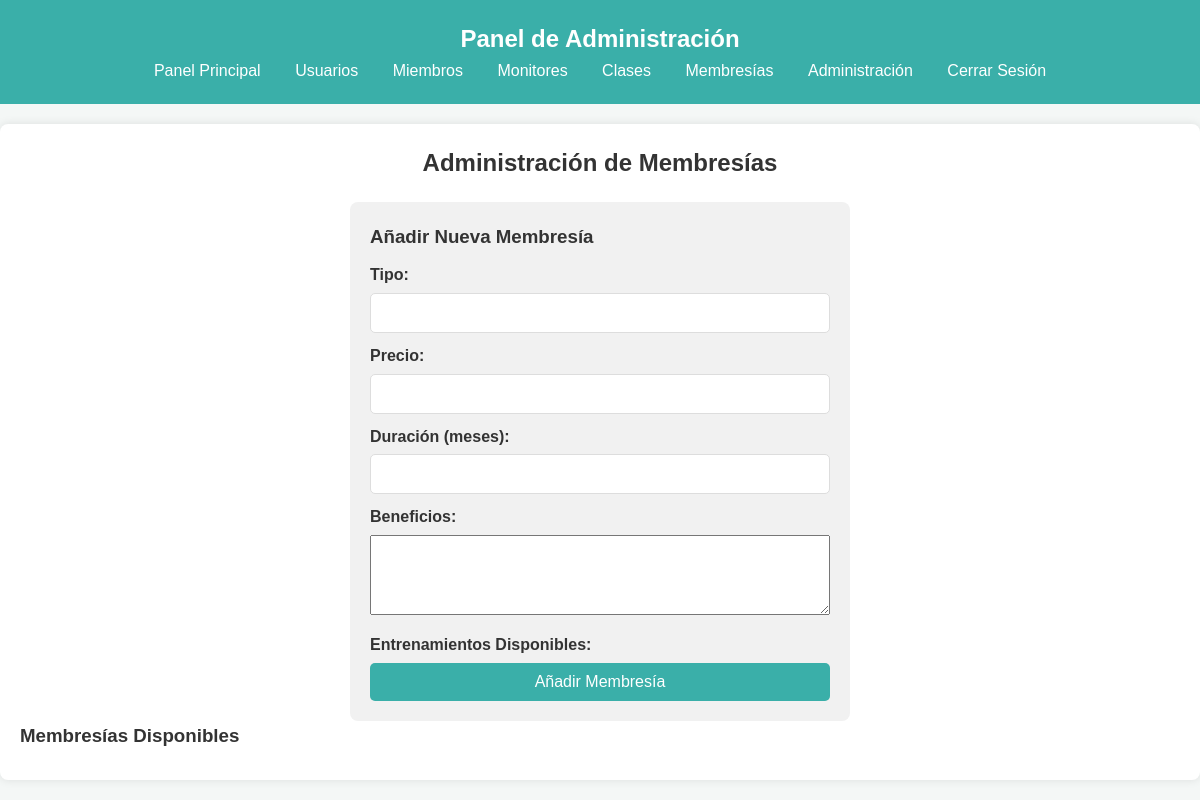
/src/crear_membresia.php (signed in), run on an earlier commit of the app's database.
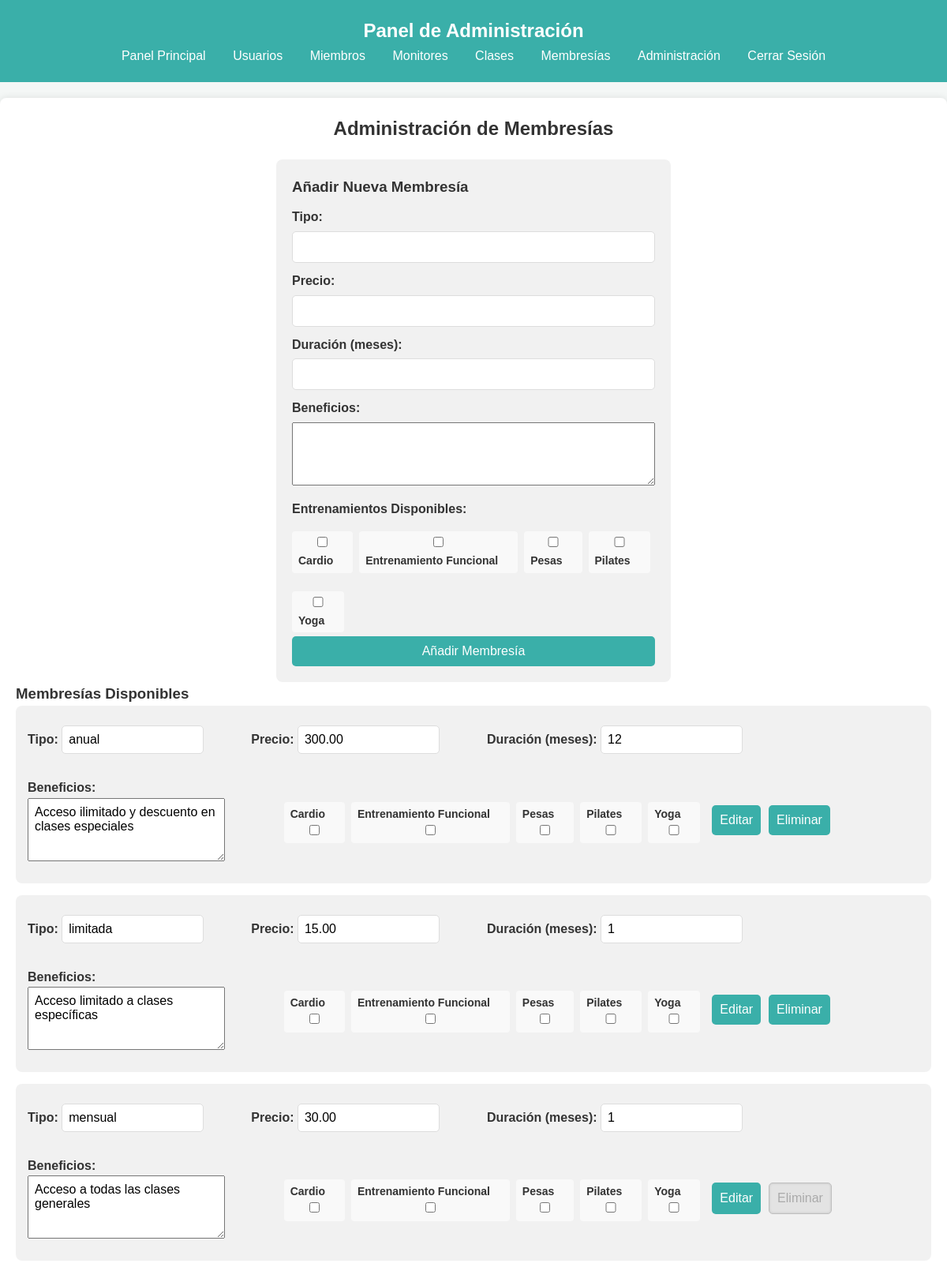
And on a later commit of the database.
### tables this page shows
CREATE TABLE IF NOT EXISTS especialidad (
    id_especialidad INT AUTO_INCREMENT PRIMARY KEY,
    nombre VARCHAR(50) UNIQUE
);

CREATE TABLE IF NOT EXISTS membresia (
    id_membresia INT AUTO_INCREMENT PRIMARY KEY,
    tipo VARCHAR(50) UNIQUE,
    precio DECIMAL(10, 2),
    duracion INT COMMENT 'Duración en meses',
    beneficios TEXT
);

### src/Includes/member_functions.php (called while the page is built, shortened)
<?php
function obtenerEntrenamientos($conn)
{
    $sql = "SELECT id_especialidad, nombre FROM especialidad";
    $result = $conn->query($sql);
    $entrenamientos = [];
    while ($row = $result->fetch_assoc()) {
        $entrenamientos[] = $row;
    }
    return $entrenamientos;
}

### src/crear_membresia.php (the view, shortened to what this page needs)
<?php
require_once('includes/admin_functions.php');
require_once('includes/member_functions.php');
$conn = obtenerConexion();
$membresias = [];
$result = $conn->query("SELECT * FROM membresia ORDER BY tipo ASC");
if ($result) {
    while ($row = $result->fetch_assoc()) {
        $row['entrenamientos'] = [];
        $membresias[] = $row;
    }
}
$entrenamientos = obtenerEntrenamientos($conn);
include 'includes/admin_header.php';
?>
<!DOCTYPE html>
<html lang="es">
<head>
    <link rel="stylesheet" href="estilos.css">
</head>
<body>
    <main class="form_container form_container_large">
        <h2>Administración de Membresías</h2>
        <form method="POST" action="crear_membresia.php" class="membresia-form">
            <h3>Añadir Nueva Membresía</h3>
            <div class="membresia-form-item">
                <label for="tipo">Tipo:</label>
                <input type="text" id="tipo" name="tipo" required>
            </div>
            <div class="membresia-form-item">
                <label for="precio">Precio:</label>
                <input type="number" id="precio" name="precio" step="0.01" required>
            </div>
            <div class="membresia-form-item">
                <label for="duracion">Duración (meses):</label>
                <input type="number" id="duracion" name="duracion" required>
            </div>
            <div class="membresia-form-item">
                <label for="beneficios">Beneficios:</label>
                <textarea id="beneficios" name="beneficios" rows="3"></textarea>
            </div>
            <div class="membresia-form-item">
                <label>Entrenamientos Disponibles:</label>
                <div class="checkbox-group">
                    <?php foreach ($entrenamientos as $entrenamiento): ?>
                        <label>
                            <input type="checkbox" name="entrenamientos[]" value="<?php echo $entrenamiento['id_especialidad']; ?>">
                            <?php echo htmlspecialchars($entrenamiento['nombre']); ?>
                        </label>
                    <?php endforeach; ?>
                </div>
            </div>
            <button type="submit" name="nueva_membresia">Añadir Membresía</button>
        </form>
        <h3>Membresías Disponibles</h3>
        <ul class="membresias-lista">
            <?php foreach ($membresias as $membresia): ?>
                <li>
                    <form method="POST" action="crear_membresia.php" class="membresia-item">
                        <label>
                            Tipo:
                            <input type="text" name="tipo" value="<?php echo htmlspecialchars($membresia['tipo']); ?>" required>
                        </label>
                        <label>
                            Precio:
                            <input type="number" name="precio" value="<?php echo htmlspecialchars($membresia['precio']); ?>" step="0.01" required>
                        </label>
                        <label>
                            Duración (meses):
                            <input type="number" name="duracion" value="<?php echo htmlspecialchars($membresia['duracion']); ?>" required>
                        </label>
                        <label>
                            Beneficios:
                            <textarea name="beneficios" rows="1"><?php echo htmlspecialchars($membresia['beneficios']); ?></textarea>
                        </label>
                        <div class="checkbox-group">
                            <?php foreach ($entrenamientos as $entrenamiento): ?>
                                <label>
                                    <?php echo htmlspecialchars($entrenamiento['nombre']); ?>
                                    <input type="checkbox" name="entrenamientos[]" value="<?php echo $entrenamiento['id_especialidad']; ?>"
                                        <?php echo in_array($entrenamiento['id_especialidad'], $membresia['entrenamientos']) ? 'checked' : ''; ?>>
                                </label>
                            <?php endforeach; ?>
                        </div>
                        <div class="membresia-botones">
                            <button type="submit" name="editar_membresia">Editar</button>
                            <button type="submit" name="eliminar_membresia"
                                class="<?php echo ($membresia['id_membresia'] == 1) ? 'btn-disabled' : ''; ?>"
                                onclick="return confirm('¿Estás seguro de que deseas eliminar esta membresía?')"
                                <?php echo ($membresia['id_membresia'] == 1) ? 'disabled title="Esta membresía no se puede eliminar."' : ''; ?>>
                                Eliminar
                            </button>
                        </div>
                    </form>
                </li>
            <?php endforeach; ?>
        </ul>
    </main>
</body>
</html>

### src/Includes/admin_header.php (shortened to what this page needs)
<!DOCTYPE html>
<html lang="es">
<head>
    <link rel="stylesheet" href="../assets/css/estilos.css">
</head>
<body>
    <header>
        <h1>Panel de Administración</h1>
        <nav id="navegacion-rapida">
            <?php if (isset($_SESSION['rol']) && $_SESSION['rol'] === 'admin'): ?>
                <a href="admin.php">Panel Principal</a>
                <a href="usuarios.php">Usuarios</a>
                <a href="miembros.php">Miembros</a>
                <a href="monitores.php">Monitores</a>
                <a href="clases.php">Clases</a>
                <a href="membresias.php">Membresías</a>
                <a href="configuracion.php">Administración</a>
            <?php endif; ?>
            <form action="includes/general.php" method="post" style="display: inline;">
                <button type="submit" class="logout-link">Cerrar Sesión</button>
            </form>
        </nav>
    </header>

### assets/css/estilos.css (style rules this page uses)
* { margin: 0; padding: 0; box-sizing: border-box; font-family: Arial, sans-serif; }
body { background-color: #f4f7f6; color: #333; line-height: 1.6; display: flex; flex-direction: column; align-items: center; justify-content: center; min-height: 100vh; margin: 0; }
header { background-color: #3aafa9; color: #fff; padding: 20px; text-align: center; width: 100%; position: sticky; top: 0; z-index: 10; }
header h1 { font-size: 24px; }
header nav a, header nav .logout-link { color: #fff; text-decoration: none; margin: 0 15px; font-size: 16px; background: none; border: none; cursor: pointer; padding: 0; font-family: inherit; }
main { padding: 20px; max-width: 1900px; width: 100%; text-align: center; flex: 1; margin: 0 auto; }
.form_container { background-color: #ffffff; padding: 20px; border-radius: 8px; box-shadow: 0 0 10px rgba(0, 0, 0, 0.1); max-width: fit-content; margin: 20px auto; text-align: left; }
.form_container_large { max-width: 1600px; padding: 20px; }
.form_container_large h2 { text-align: center; margin-bottom: 20px; }
.membresia-form { padding: 20px; background-color: #f1f1f1; border-radius: 8px; margin-bottom: 30px; max-width: 500px; margin: 0 auto; }
.membresia-form textarea#beneficios { width: 100%; min-height: 80px; font-size: 16px; padding: 8px; resize: vertical; }
.membresia-form button[type="submit"] { padding: 8px 15px; font-size: 14px; background-color: #3aafa9; color: #fff; border: none; border-radius: 4px; cursor: pointer; }
.membresia-item { display: flex; flex-wrap: wrap; gap: 15px; align-items: center; }
.membresias-lista { list-style-type: none; padding: 0; }
.membresias-lista li { margin-bottom: 15px; padding: 15px; border-radius: 8px; background-color: #f1f1f1; }
.membresia-item input[type="text"], .membresia-item input[type="number"], .membresia-item textarea { width: 20%; min-width: 180px; max-width: 250px; padding: 8px; font-size: 16px; }
.membresia-item textarea[name="beneficios"] { width: 100%; min-height: 80px; resize: vertical; }
.membresia-botones { display: flex; gap: 10px; }
.membresia-botones button { padding: 8px 15px; font-size: 14px; background-color: #3aafa9; color: #fff; border: none; cursor: pointer; }
.checkbox-group { display: flex; flex-wrap: wrap; gap: 8px; }
.checkbox-group label { display: flex; justify-content: space-between; align-items: center; width: auto; font-size: 14px; padding: 4px 8px; background-color: #f9f9f9; border-radius: 4px; }
.form_container label { display: block; margin: 10px 0 5px; font-weight: bold; color: #333; }
.form_container input, .form_container select { width: 100%; padding: 10px; border: 1px solid #ddd; border-radius: 5px; font-size: 16px; }
.form_container button[type="submit"] { width: 100%; padding: 10px; background-color: #3aafa9; color: #fff; font-size: 16px; border: none; border-radius: 5px; cursor: pointer; }
.button-container button, .membresia-form button[type="submit"], .membresia-botones button { padding: 10px 15px; background-color: #3aafa9; color: #fff; font-size: 16px; border: none; border-radius: 5px; cursor: pointer; transition: background-color 0.3s ease; }
.btn-disabled { background-color: #e0e0e0 !important; color: #999 !important; cursor: not-allowed !important; box-shadow: inset 0 0 3px rgba(0, 0, 0, 0.2) !important; border: 1px solid #b3b3b3 !important; opacity: 0.8 !important; }
header h1 { font-size: 24px; text-align: center; flex: 1; color: #fff; }

What changed in the data, as far as the page shows it:
added especialidad: nombre "Cardio"
added especialidad: nombre "Entrenamiento Funcional"
added especialidad: nombre "Pesas"
added especialidad: nombre "Pilates"
added especialidad: nombre "Yoga"
added membresia: tipo "anual", precio "300.00", duracion "12", beneficios "Acceso ilimitado y descuento en clases especiales"
added membresia: tipo "limitada", precio "15.00", duracion "1", beneficios "Acceso limitado a clases específicas"
added membresia: tipo "mensual", precio "30.00", duracion "1", beneficios "Acceso a todas las clases generales"
